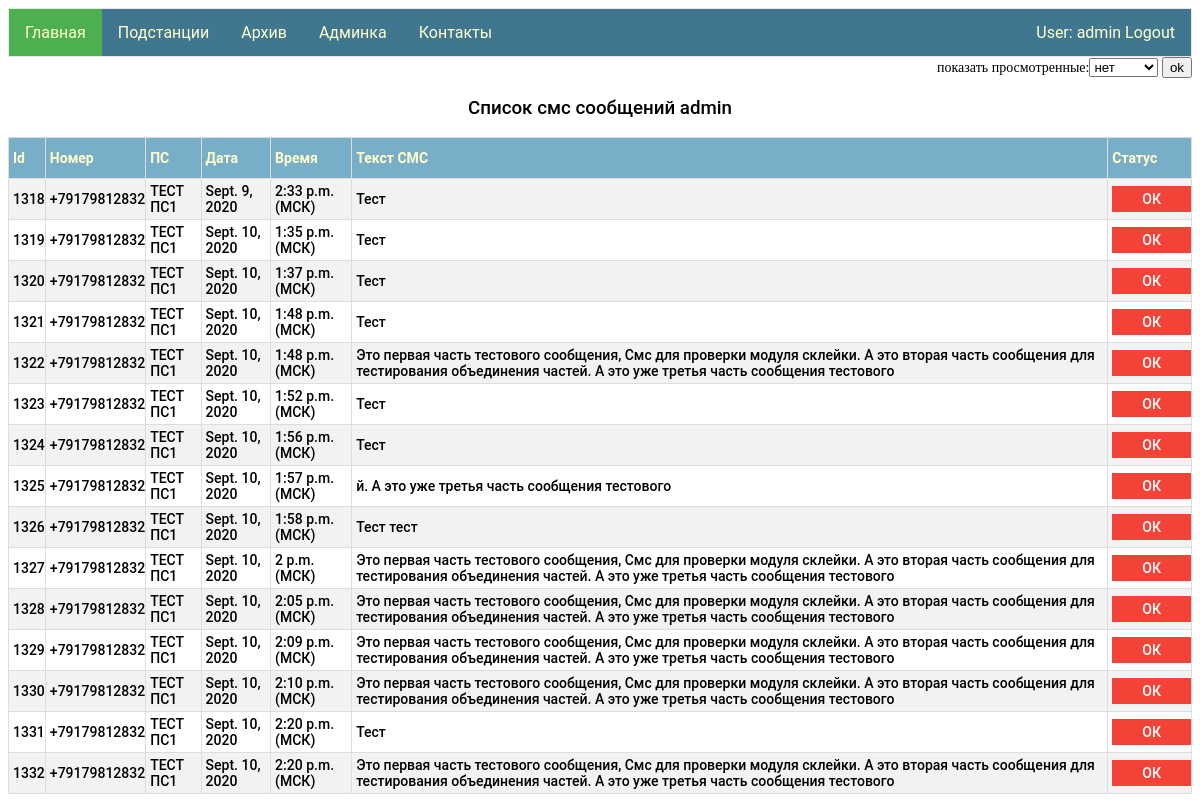
The app's page / (signed in), older data.
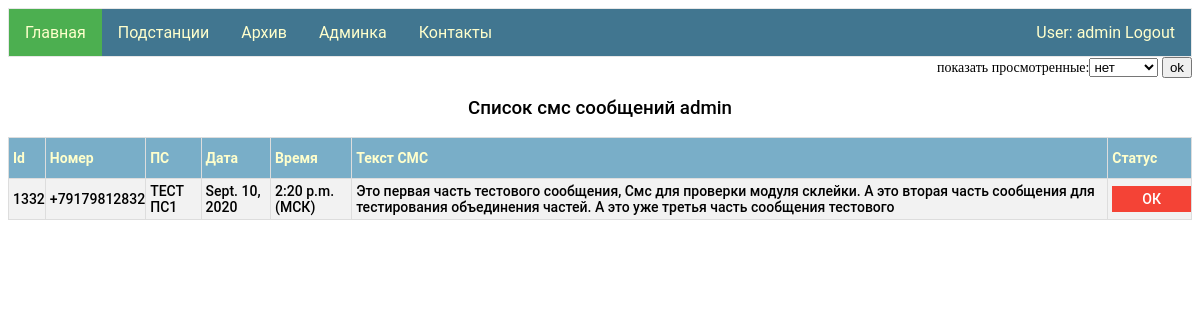
The same page, newer data.
### my_app/models.py (models this page shows)
class Viewed_messages(models.Model):
    id_SMS = models.ForeignKey(Sms_message, on_delete = models.CASCADE)
    user = models.ForeignKey(User, on_delete=models.CASCADE)
    status_view = models.NullBooleanField()
    datetime_view = models.DateTimeField(null=True, blank=True)
    sms_notification = models.NullBooleanField(null=True, blank=True)

class Sms_message(models.Model):
    number = models.CharField(max_length=12)
    date = models.DateField()
    time = models.TimeField()
    text_sms = models.TextField()
    ps = models.ForeignKey(Ps, on_delete=models.CASCADE)

class Ps(models.Model):
    name = models.CharField(max_length=100, primary_key=True)
    tel_number = models.CharField(max_length=12)
    res = models.ForeignKey(Group, on_delete=models.CASCADE)

### my_app/views.py (the view)
# urls.py: path('', views.index,),
@login_required
def index(request):
    toolView = ToolForView()
    choice = ChoiceForm()
    try:
        selected_interval = request.session['choice_status']
    except KeyError:
        selected_interval = 'False'
    if request.POST:
        selected_interval = request.session['choice_status'] = request.POST['choice']
    user_name = request.user.username
    time_zone = " (МСК)"
    messages = toolView.check_view(user_name, selected_interval)
    data = {"messages": messages, "username": user_name, "time_zone": time_zone, 'choiceForm': choice,}
    return render(request, "index.html", context=data)

### my_app/form.py
class ChoiceForm(forms.Form):
   INTERVAL_CHOICES = (
      (False, "нет"),
      (1, "сутки"),
      (7, "неделю"),
      (30, "месяц"),
   )
   choice = forms.ChoiceField(choices=INTERVAL_CHOICES, label="показать просмотренные")

### tm_project_django/clases/classes_for_view/classes_for_view.py (called while the page is built)
    def check_view(self, user_name, selected_interval):
        if selected_interval != 'False':
            delta = datetime.now() - timedelta(days=int(selected_interval))
            return Viewed_messages.objects.filter(user__username=user_name, status_view=True, id_SMS__date__gte=delta)
        else:
            return Viewed_messages.objects.filter(user__username=user_name, status_view=False)

### my_app/templates/index.html (shortened to what this page needs)
{% extends "base.html" %}
{% block li1 %}<a class="active" href="/">Главная</a>{% endblock li1 %}
{% block logic1 %}
<form class="left" method="POST">
        {{choiceForm}}
        <input type="submit" value="ok">
    </form>
<div id="display">
{% if messages.count > 0 %}
    <h3>Список смс сообщений {{username}}</h3>
    <table id ="customers">
        <tr><th>Id</th><th>Номер</th><th>ПС</th><th>Дата</th><th>Время</th><th>Текст СМС</th><th>Статус</th></tr>
         {% for  message in messages %}
        <tr>
            <td >{{ message.id_SMS.id }}</td>
            <td>{{ message.id_SMS.number }}</td>
            <td>{{ message.id_SMS.ps.name }}</td>
            <td>{{ message.id_SMS.date }}</td>
            <td>{{ message.id_SMS.time }}{{time_zone}}</td>
            <td>{{ message.id_SMS.text_sms }}</td>
            <td>
                {% if message.status_view %}
                <img src="/static/admin/img/icon-yes.svg" alt="True">
                {% else %}
                <a id="para1" href="view_sms/{{message.id}}">ОК</a>
                {% endif %}
            </td>
        </tr>
    {% endfor %}
    </table>
    {% else %}
     <h3>Нет новых смс сообщений {{username}}</h3>
    {% endif %}
</div>
{% endblock logic1 %}

Row changes from the older to the newer data that the page shows:
no longer on this page (row edited): Viewed_messages: id_SMS.id "1318", id_SMS.number "+79179812832", id_SMS.ps.name "ТЕСТ ПС1", id_SMS "Sept. 9, 2020", id_SMS.time "2:33 p.m.", time_zone "(МСК)", id_SMS.text_sms "Тест"
no longer on this page (row edited): Viewed_messages: id_SMS.id "1319", id_SMS.number "+79179812832", id_SMS.ps.name "ТЕСТ ПС1", id_SMS "Sept. 10, 2020", id_SMS.time "1:35 p.m.", time_zone "(МСК)", id_SMS.text_sms "Тест"
no longer on this page (row edited): Viewed_messages: id_SMS.id "1320", id_SMS.number "+79179812832", id_SMS.ps.name "ТЕСТ ПС1", id_SMS "Sept. 10, 2020", id_SMS.time "1:37 p.m.", time_zone "(МСК)", id_SMS.text_sms "Тест"
no longer on this page (row edited): Viewed_messages: id_SMS.id "1321", id_SMS.number "+79179812832", id_SMS.ps.name "ТЕСТ ПС1", id_SMS "Sept. 10, 2020", id_SMS.time "1:48 p.m.", time_zone "(МСК)", id_SMS.text_sms "Тест"
no longer on this page (row edited): Viewed_messages: id_SMS.id "1322", id_SMS.number "+79179812832", id_SMS.ps.name "ТЕСТ ПС1", id_SMS "Sept. 10, 2020", id_SMS.time "1:48 p.m.", time_zone "(МСК)", id_SMS.text_sms "Это первая часть тестового сообщения, Смс для проверки модуля склейки. А это вторая часть сообщения для тестирования объединения частей. А это уже третья часть сообщения тестового"
no longer on this page (row edited): Viewed_messages: id_SMS.id "1323", id_SMS.number "+79179812832", id_SMS.ps.name "ТЕСТ ПС1", id_SMS "Sept. 10, 2020", id_SMS.time "1:52 p.m.", time_zone "(МСК)", id_SMS.text_sms "Тест"
no longer on this page (row edited): Viewed_messages: id_SMS.id "1324", id_SMS.number "+79179812832", id_SMS.ps.name "ТЕСТ ПС1", id_SMS "Sept. 10, 2020", id_SMS.time "1:56 p.m.", time_zone "(МСК)", id_SMS.text_sms "Тест"
no longer on this page (row edited): Viewed_messages: id_SMS.id "1325", id_SMS.number "+79179812832", id_SMS.ps.name "ТЕСТ ПС1", id_SMS "Sept. 10, 2020", id_SMS.time "1:57 p.m.", time_zone "(МСК)", id_SMS.text_sms "й. А это уже третья часть сообщения тестового"
no longer on this page (row edited): Viewed_messages: id_SMS.id "1326", id_SMS.number "+79179812832", id_SMS.ps.name "ТЕСТ ПС1", id_SMS "Sept. 10, 2020", id_SMS.time "1:58 p.m.", time_zone "(МСК)", id_SMS.text_sms "Тест тест"
no longer on this page (row edited): Viewed_messages: id_SMS.id "1327", id_SMS.number "+79179812832", id_SMS.ps.name "ТЕСТ ПС1", id_SMS "Sept. 10, 2020", id_SMS.time "2 p.m.", time_zone "(МСК)", id_SMS.text_sms "Это первая часть тестового сообщения, Смс для проверки модуля склейки. А это вторая часть сообщения для тестирования объединения частей. А это уже третья часть сообщения тестового"
no longer on this page (row edited): Viewed_messages: id_SMS.id "1328", id_SMS.number "+79179812832", id_SMS.ps.name "ТЕСТ ПС1", id_SMS "Sept. 10, 2020", id_SMS.time "2:05 p.m.", time_zone "(МСК)", id_SMS.text_sms "Это первая часть тестового сообщения, Смс для проверки модуля склейки. А это вторая часть сообщения для тестирования объединения частей. А это уже третья часть сообщения тестового"
no longer on this page (row edited): Viewed_messages: id_SMS.id "1329", id_SMS.number "+79179812832", id_SMS.ps.name "ТЕСТ ПС1", id_SMS "Sept. 10, 2020", id_SMS.time "2:09 p.m.", time_zone "(МСК)", id_SMS.text_sms "Это первая часть тестового сообщения, Смс для проверки модуля склейки. А это вторая часть сообщения для тестирования объединения частей. А это уже третья часть сообщения тестового"
no longer on this page (row edited): Viewed_messages: id_SMS.id "1330", id_SMS.number "+79179812832", id_SMS.ps.name "ТЕСТ ПС1", id_SMS "Sept. 10, 2020", id_SMS.time "2:10 p.m.", time_zone "(МСК)", id_SMS.text_sms "Это первая часть тестового сообщения, Смс для проверки модуля склейки. А это вторая часть сообщения для тестирования объединения частей. А это уже третья часть сообщения тестового"
no longer on this page (row edited): Viewed_messages: id_SMS.id "1331", id_SMS.number "+79179812832", id_SMS.ps.name "ТЕСТ ПС1", id_SMS "Sept. 10, 2020", id_SMS.time "2:20 p.m.", time_zone "(МСК)", id_SMS.text_sms "Тест"
